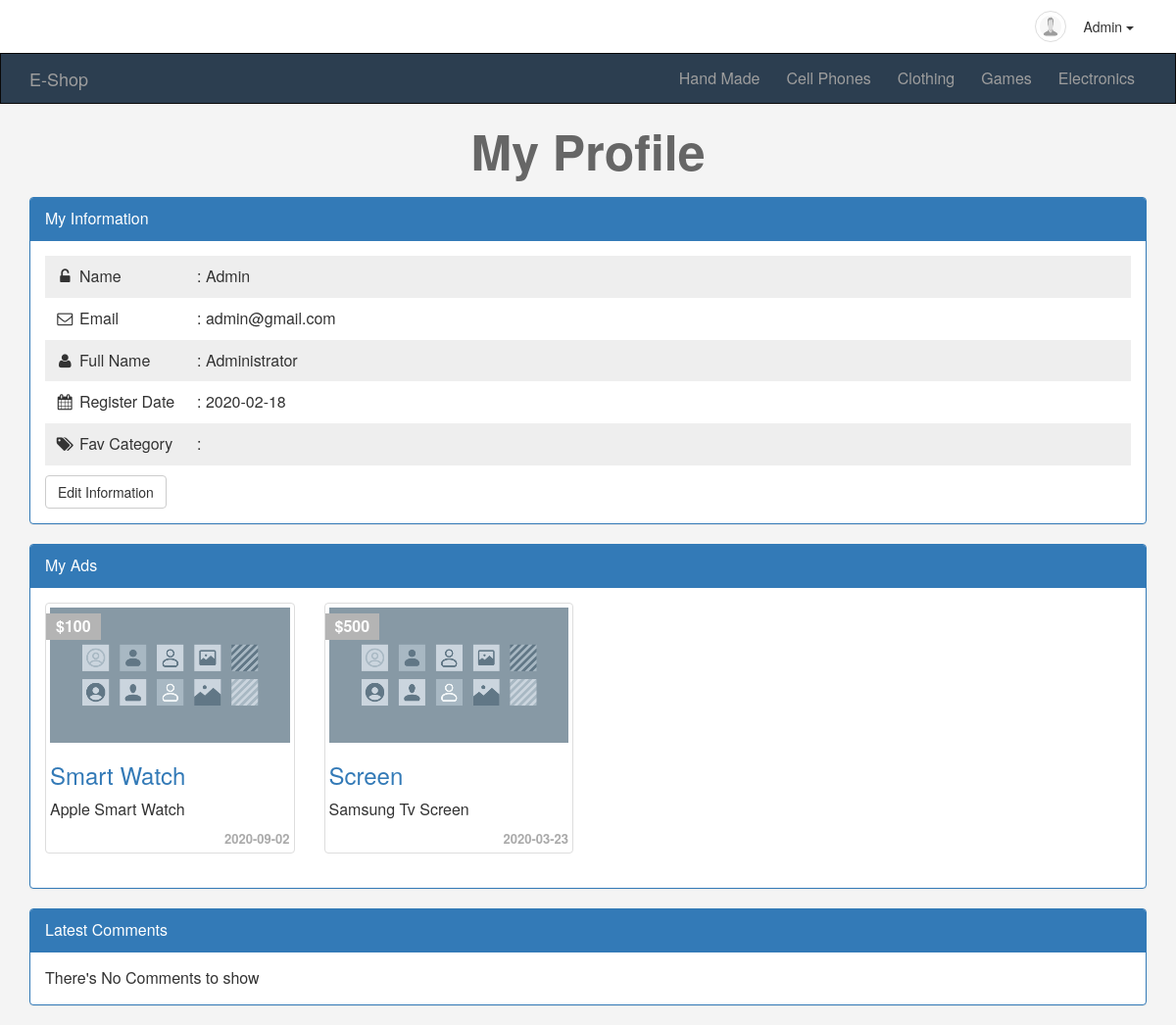
The app's page /profile.php (signed in) with its own data.
### tables this page shows
CREATE TABLE `categories` (
  `ID` int(11) NOT NULL,
  `Name` varchar(255) NOT NULL,
  `Description` text NOT NULL,
  `parent` int(11) NOT NULL,
  `Ordering` int(11) DEFAULT NULL,
  `Visibility` tinyint(4) NOT NULL DEFAULT 0,
  `Allow_Comment` tinyint(4) NOT NULL DEFAULT 0,
  `Allow_Ads` tinyint(4) NOT NULL DEFAULT 0
);

CREATE TABLE `users` (
  `UserID` int(11) NOT NULL COMMENT 'To Identify User',
  `Username` varchar(255) NOT NULL COMMENT 'Username To Login',
  `Password` varchar(255) NOT NULL COMMENT 'Password To Login',
  `Email` varchar(255) NOT NULL,
  `FullName` varchar(255) NOT NULL,
  `GroupID` int(11) NOT NULL DEFAULT 0 COMMENT 'Identify User Group',
  `TrustStatus` int(11) NOT NULL DEFAULT 0 COMMENT 'Seller Rank',
  `RegStatus` int(11) NOT NULL DEFAULT 0 COMMENT 'User Approval',
  `Date` date NOT NULL,
  `avatar` varchar(255) NOT NULL DEFAULT '1.jpg'
);

CREATE TABLE `items` (
  `item_ID` int(11) NOT NULL,
  `Name` varchar(255) NOT NULL,
  `Description` text NOT NULL,
  `Price` varchar(255) NOT NULL,
  `Add_Date` date NOT NULL,
  `Country_Made` varchar(255) NOT NULL,
  `Image` varchar(255) NOT NULL DEFAULT 'default.jpg',
  `Status` varchar(255) NOT NULL,
  `Rating` smallint(6) NOT NULL,
  `Approve` tinyint(4) NOT NULL DEFAULT 0,
  `Cat_ID` int(11) NOT NULL,
  `Member_ID` int(11) NOT NULL,
  `tags` varchar(255) DEFAULT NULL
);

### int.php (called while the page is built, shortened)
<?php
    	include 'admin/connect.php';
	    $tpl  = 'includes/templates/';
	    $func = 'includes/functions/';
	    include $func .  'functions.php';
	    include $tpl  .  'header.php';
?>

### includes/functions/functions.php (called while the page is built, shortened)
<?php
	function getAllFrom($field,$table,$where = NULL,$and = NULL ,$orderfield,$ordering = "DESC" ){
		global $conn;
		$getAll = $conn -> prepare("SELECT $field FROM $table  $where $and ORDER BY $orderfield $ordering");
		$getAll -> execute();
		$all = $getAll -> FetchAll();
		return $all;
	}
?>

### profile.php (the view, shortened to what this page needs)
<?php
		include "int.php";
		if(isset($_SESSION['userName'])){
			$getUser = $conn->prepare("SELECT * FROM users WHERE Username = ?");
			$getUser ->execute(array($sessionUser));
			$info = $getUser->fetch();
			$userid = $info['UserID'];
?>
	<h1 class="text-center"> My Profile </h1>
	<div class="information block">
		<div class="container">
			<div class="panel panel-primary">
				<div class="panel-heading"> My Information </div>
				<div class="panel-body">
					<ul class="list-unstyled">
						<li>
							<i class="fa fa-unlock-alt fa-fw"></i>
							<span>Name</span>: <?php echo $info['Username'] ?>
						</li>
						<li>
							<i class="fa fa-envelope-o fa-fw"></i>
							<span>Email</span>: <?php echo $info['Email'] ?>
						</li>
						<li>
							<i class="fa fa-user fa-fw"></i>
							<span>Full Name</span>: <?php echo $info['FullName'] ?>
						</li>
						<li>
							<i class="fa fa-calendar fa-fw"></i>
							<span>Register Date</span>: <?php echo $info['Date'] ?>
						</li>
						<li>
							<i class="fa fa-tags fa-fw"></i>
							<span>Fav Category</span>:
						</li>
					</ul>
					<a href="#" class="btn btn-default">Edit Information</a>
				</div>
			</div>
		</div>
	</div>
	<div class="my-ads block" id="my-ads">
		<div class="container">
			<div class="panel panel-primary">
				<div class="panel-heading"> My Ads </div>
				<div class="panel-body">
				<?php
				$myItems = getAllFrom("*","items"," WHERE Member_ID = $userid","","item_ID");
				if (! empty($myItems)){
					echo '<div class="row">';
					foreach ($myItems as $item) {
						echo '<div class="col-sm-6 col-md-3">';
							echo '<div class="thumbnail item-box">';
								echo '<span class="price-tag">$' .$item['Price'] .'</span>';
								echo '<img class="img-responsive" alt="avater" src="includes/images/'.$item['Image'].'"/>';
									echo '<h3><a href="items.php?itemid='.$item['item_ID'].'">' .$item['Name'] .'</a></h3>';
									echo '<p>' .$item['Description'] .'</p>';
									echo '<div class="date">' .$item['Add_Date'] .'</div>';
							echo '</div>';
						echo '</div>';
					}
					echo '</div>';
				}else{
					echo 'There\'s No Ads to show,Create <a href="newad.php">New Ad</a>';
				}
				?>
				</div>
			</div>
		</div>
	</div>
	<div class="my-comments block">
		<div class="container">
			<div class="panel panel-primary">
				<div class="panel-heading"> Latest Comments </div>
				<div class="panel-body">
					<?php
					$myComments = getAllFrom("*","comments","WHERE user_id = $userid","","c_id");
					if (!empty($myComments)){
						foreach ($myComments as $comment) {
							echo '<p>' .$comment['comment'] . '</p>';
						}
					} else {
						echo 'There\'s No Comments to show';
					}
					?>
				</div>
			</div>
		</div>
	</div>
<?php
	}else{
		header('Location:login.php');
		exit();
	}
		include $tpl.'footer.php';
?>

### includes/templates/header.php (shortened to what this page needs)
<!DOCTYPE html>
<html>
	<head>
        <link rel="stylesheet" href="layout/css/bootstrap.min.css"/>
        <link rel="stylesheet" href="layout/css/font-awesome.min.css"/>
        <link rel="stylesheet" href="layout/css/front.css"/>
	</head>
	<body>
    <div class="upper-bar">
      <div class="container">
        <?php if (isset($_SESSION['userName'])){ ?>
				<div class='pull-right'>
	        <img class="my-image img-thumbnail img-circle" src="includes/images/1.jpg" alt="" />
	        <div class="btn-group my-info">
	            <span class="btn dropdown-toggle" data-toggle="dropdown">
	                <?php echo $_SESSION['userName'] ?>
	                <span class="caret"></span>
	            </span>
	        </div>
			  </div>
        <?php }else{
          echo "<a href='login.php'><span class='pull-right'>Login | Signup</span></a>";
        }?>
      </div>
    </div>
    <nav class="navbar navbar-inverse">
      <div class="container">
        <div class="navbar-header">
          <a class="navbar-brand" href="index.php">E-Shop</a>
        </div>
        <div class="collapse navbar-collapse" id="app-nav">
          <ul class="nav navbar-nav navbar-right">
            <?php
              $allCats = getAllFrom("*","categories","WHERE parent = 0","","ID","ASC" );
              foreach ( $allCats as $cat) {
                echo '<li><a href="categories.php?pageid='.$cat['ID'].'">' .$cat['Name'] . '</a></li>';
              }
            ?>
          </ul>
        </div>
      </div>
    </nav>

### layout/css/front.css (style rules this page uses)
body { background-color: #F4F4F4; font-size: 16px; }
h1 { font-size: 50px; margin: 20px 0; font-weight: bold; color: #666; }
.navbar { border-radius: 0; margin-bottom: 0; }
.nav>li>a , .navbar-brand { padding-right: 12px; }
.navbar-brand { front-size: 1em; }
.upper-bar { padding: 10px; background-color: #fff ; }
.my-image { width:32px; height: 32px; }
.item-box { position: relative; }
.item-box .price-tag { background-color: #B4B4B4; padding: 2px 10px; position: absolute; left: 0; top: 10px; font-weight: bold; color: #FFF; }
.information { margin-top: 10px; }
.information ul { padding: 0; margin: 0; }
.information ul li { padding: 10px; }
.information ul li:nth-child(odd) { background-color: #eee; }
.information ul li span { display: inline-block; width: 120px; }
.thumbnail .date { text-align: right; font-size: 13px; color: #AAA; font-weight: bold; }
.information .btn { margin-top: 10px; }

### records on screen
categories: Name "Hand Made"
categories: Name "Cell Phones"
categories: Name "Clothing"
categories: Name "Games"
categories: Name "Electronics"
users: Username "Admin", Email "admin@gmail.com", FullName "Administrator", Date "2020-02-18"
items: Price "100", Image (placeholder picture), Name "Smart Watch", Description "Apple Smart Watch", Add_Date "2020-09-02"
items: Price "500", Image (placeholder picture), Name "Screen", Description "Samsung Tv Screen", Add_Date "2020-03-23"

### other values on screen
$_SESSION['userName'] "Admin"
